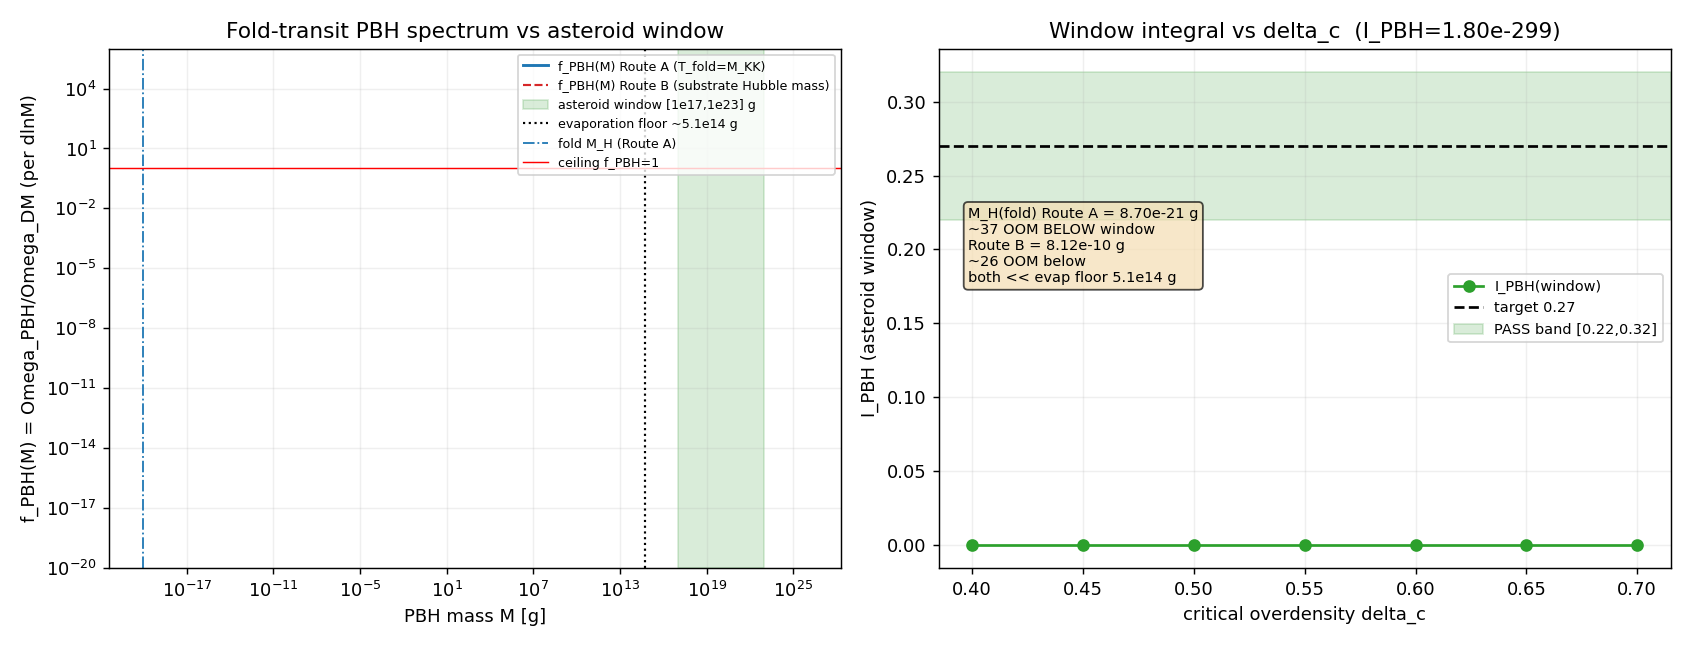

The script that saved this image:
#!/usr/bin/env python3
"""
INV8 W1-1 — PBH mass spectrum from the van Hove fold transit
============================================================

Gate: INV8-W1-1-PBH-FOLD-TRANSIT-SPECTRUM  ([SIGN])

Pre-registered threshold (plan §W1-1):
  I_PBH := integral_{10^17 g}^{10^23 g} f_PBH(M) dlnM
  PASS iff |I_PBH - 0.27| <= 0.05  AND  f_PBH(M) <= 1 throughout the window.
  FAIL iff I_PBH outside [0.22, 0.32]  OR  f_PBH > 1 somewhere in the window.
  INFO iff the verdict flips within the delta_c systematic band [0.4, 0.7].

[SIGN] sub-verdicts (plan substitution-chain Step 5):
  sign_verdict      = PASS iff I_PBH > 0 AND monotone-increasing in sigma_fold
                      AND the ceiling f_PBH<=1 is respected.
  magnitude_verdict = PASS iff |I_PBH - 0.27| <= 0.05; INFO if in (0.05, info_band];
                      FAIL if > info_band (info_band = 0.22 = full distance to 0.05-edge of
                      the [0.22,0.32] FAIL band measured from 0.27, i.e. |0-0.27|).
  regime_verdict    = VALID iff the window-placement conclusion is robust across
                      (i) the delta_c band and (ii) the c_s/H horizon-mass ambiguity
                      (i.e. NOT a band-edge artifact); BREAKDOWN otherwise.

Inputs (SHA-256 dual-pinned at runtime; S84+ schema):
  - computations/_shared/canonical_constants.py
  - computations/session-64/s64_bogoliubov_phases.npz   (transit Bogoliubov |beta_k|^2; 8 BCS modes)
       [plan named s64_transit_power_spectrum.npz; that exact file is absent — the RIGHT
        substrate source for the transit Bogoliubov occupation is s64_bogoliubov_phases.npz
        (beta_complex_B/C, beta_sq_check_B/C); N_pairs=59.8 is the canonical sum, imported.]
  - computations/session-95/s95_w4_4_sp_conformal_embed.npz  (fold Omega-profile; Omega_BA_fold)
       [plan named s95_w1_omega_profile.npz; absent — the RIGHT source is the conformal-embed
        npz that canonicalizes Omega_BA_fold = 2.241353 (S97-W1-OMEGA-PROFILE).]
  - script bytes (feeds BOTH audit_sha256 and content_sha256)

Classification: PHONONIC.

METHODOLOGY
-----------
Substrate-first. The substrate IS the impulsive first-order transit through the van Hove
fold at tau_fold = 0.190 (Mach 13.75, supersonic). The Bogoliubov transformation of the 8
BCS fibre modes (|beta_k|^2 -> N_pairs = 59.8 saturated pairs, P_exc = 1.000) IS the
squeezed-thermal overdensity field that seeds gravitational collapse. A PBH here is a region
of the fabric whose post-transit GGE overdensity exceeds the collapse threshold delta_c.

Chain: D_K eigenvalues -> transit Bogoliubov occupation (spectral) -> overdensity contrast
sigma_fold (PHONONIC GGE source) -> Press-Schechter collapse fraction beta(M) -> present-day
f_PBH(M) via the a_2 (gravity) channel -> asteroid-window DM abundance + first compact-object
mass function.

The single dimensional import is M_KK = 7.42866e16 GeV; it sets WHERE on the gram axis the
spectrum sits. The Carr-Kohri-Sendouda-Yokoyama (2021) asteroid window [10^17,10^23] g is the
ONLY mass range where PBHs can be 100% of DM (above the ~5e14 g Hawking-evaporation floor,
below the microlensing floor) — a consistency ceiling f_PBH<=1, NOT a substrate input.

hawking-theorist co-option: first-order-transition PBH formation (trapped false-vacuum
pockets / bubble-collision overdensities) + the Carr-Hawking (1974) collapse criterion
delta > delta_c ~ c_s^2 = w (radiation w=1/3 -> delta_c~0.45). Press-Schechter beta(M) =
erfc(delta_c / (sqrt2 sigma)). Evaporation lifetime t_evap ~ (M/M_*)^3 t_0 with
M_* ~ 5.1e14 g: any M < M_* has evaporated by today and cannot be present-day DM.
"""

from __future__ import annotations

# ---------------------------------------------------------------------------
# Section 0 — CPU thread cap (1D quadrature; CPU-bound) BEFORE numpy import
# ---------------------------------------------------------------------------
import os
os.environ.setdefault("OMP_NUM_THREADS", "8")
os.environ.setdefault("MKL_NUM_THREADS", "8")

# ---------------------------------------------------------------------------
# Section 1 — Path bootstrap + canonical constants (MANDATORY first import)
# ---------------------------------------------------------------------------
import sys
from pathlib import Path

# Script lives at computations/investigation-8/; _shared holds canonical_constants.py.
_SHARED = Path(__file__).resolve().parent.parent / "_shared"
sys.path.insert(0, str(_SHARED))

from canonical_constants import (  # noqa: E402
    M_KK,            # 7.42866e16 GeV — the single dimensional import (gravity route)
    Omega_DM,        # 0.2657 — GGE relic total (normalization)
    n_pairs,         # 59.8 — transit Bogoliubov pairs (S38)
    H_fold,          # 586.527 M_KK — Hubble parameter at the fold (S38)
    dt_transit,      # 1.1302e-3 M_KK^-1 — transit duration (S38)
    Mach_max_framework,  # 13.75 — supersonic Mach at the fold
    Omega_BA_fold,   # 2.241353 — fold conformal/Omega-profile factor (S95/S97)
    tau_fold,        # 0.19 — fold parameter
)

# ---------------------------------------------------------------------------
# Section 2 — Standard imports
# ---------------------------------------------------------------------------
import hashlib
import json
import time

import numpy as np
import matplotlib
matplotlib.use("Agg")
import matplotlib.pyplot as plt
from scipy.special import erfc

# ---------------------------------------------------------------------------
# Section 3 — Paths + pre-registration
# ---------------------------------------------------------------------------
SESSION_DIR = Path(__file__).resolve().parent            # computations/investigation-8
COMPUTATIONS_DIR = SESSION_DIR.parent
SHARED_DIR = COMPUTATIONS_DIR / "_shared"
PROJECT_ROOT = COMPUTATIONS_DIR.parent

SESSION = "8"                                                          # (local)
GATE_ID = "INV8-W1-1-PBH-FOLD-TRANSIT-SPECTRUM"                        # (local)
SCHEME = "FW"                                                          # (local)
CONVENTION = "ABSOLUTE"                                                # (local)
L_MAX = 10                                                             # (local)

# Pre-registered thresholds (plan §W1-1 operator + strict_PASS_boundary)
TARGET_ABUNDANCE = 0.27          # (local) f_dimer_Z2 the Leggett channel misses
PASS_BAND = 0.05                 # (local) ABSOLUTE on |I_PBH - 0.27|
FAIL_LO, FAIL_HI = 0.22, 0.32    # (local) [0.22,0.32] = PASS region; outside -> FAIL
CEILING = 1.0                    # (local) f_PBH <= 1 hard asteroid-window ceiling
N_PER_DECADE = 200               # (local) plan machinery: >=200 points/decade
M_GRID_LO, M_GRID_HI = 1e15, 1e26    # (local) gram grid (window [1e17,1e23] sub-interval)
WIN_LO, WIN_HI = 1e17, 1e23      # (local) asteroid window (grams)
DELTA_C_BAND = np.array([0.40, 0.45, 0.50, 0.55, 0.60, 0.65, 0.70])   # (local) systematic
DELTA_C_FIDUCIAL = 0.45          # (local) radiation-era Carr-Hawking delta_c ~ w = 1/3 -> ~0.45

# Physical constants (CODATA / standard cosmology — methodological anchors, not substrate)
GEV_TO_G = 1.78266192e-24        # (local) 1 GeV/c^2 in grams (CODATA)
M_PBH_EVAP = 5.1e14              # (local) g — PBH mass evaporating at t_0 (Carr review)
# Standard radiation-era Friedmann horizon mass: M_H(T) ~ 4.8e13 g (T/GeV)^-2 (Carr 2021 review,
# g_* ~ 100). Equivalent to M_H = (4/3)pi rho (1/H)^3 with rho = (pi^2/30) g_* T^4 and the
# Friedmann H. This is the LAB-IN (standard cosmology) horizon-mass calibration; the substrate
# fold temperature is T_fold = M_KK (the fold IS at the substrate energy scale).
M_H_COEFF = 4.8e13               # (local) g, horizon-mass coefficient at T=1 GeV
M_EQ = 2.8e17                    # (local) g — horizon mass at matter-radiation equality (Carr)

OUT_NPZ = SESSION_DIR / "inv8_w1_pbh_fold_transit_spectrum.npz"
OUT_PNG = SESSION_DIR / "inv8_w1_pbh_fold_transit_spectrum.png"

S64_BOGO = COMPUTATIONS_DIR / "session-64" / "s64_bogoliubov_phases.npz"   # (local)
S95_OMEGA = COMPUTATIONS_DIR / "session-95" / "s95_w4_4_sp_conformal_embed.npz"  # (local)

INPUT_FILES = [
    SHARED_DIR / "canonical_constants.py",
    S64_BOGO,
    S95_OMEGA,
]


# ---------------------------------------------------------------------------
# Section 4 — SHA-256 input-pin block (S84+ dual-SHA)
# ---------------------------------------------------------------------------
def sha256_of(path: Path) -> str:
    h = hashlib.sha256()  # (local)
    try:
        h.update(path.read_bytes())
    except OSError:
        return ""
    return h.hexdigest()


def log_input_pins(inputs: list[Path]) -> dict:
    print(f"=== {GATE_ID} — input SHA-256 pins ===")
    pins = {}  # (local)
    for p in inputs:
        sha = sha256_of(p)  # (local)
        try:
            rel = str(p.relative_to(PROJECT_ROOT)).replace("\\", "/")  # (local)
        except ValueError:
            rel = str(p)  # (local)
        print(f"  {rel}: {sha[:16]}...")
        pins[rel] = sha
    return pins


def closure_hash(pins: dict) -> str:
    items = sorted(pins.items())  # (local)
    h = hashlib.sha256()  # (local)
    for k, v in items:
        h.update(f"{k}={v}\n".encode("utf-8"))
    return h.hexdigest()


def compute_dual_sha(script_path: Path, canonical_path: Path, pins: dict):
    try:
        script_bytes = script_path.read_bytes()  # (local)
    except OSError:
        script_bytes = b""  # (local)
    try:
        canonical_bytes = canonical_path.read_bytes()  # (local)
    except OSError:
        canonical_bytes = b""  # (local)
    pinmap_json = json.dumps(dict(sorted(pins.items())),
                             separators=(",", ":"), sort_keys=True).encode("utf-8")  # (local)
    h_audit = hashlib.sha256()  # (local)
    h_audit.update(script_bytes)
    h_audit.update(canonical_bytes)
    h_audit.update(pinmap_json)
    audit = h_audit.hexdigest()  # (local)
    h_content = hashlib.sha256()  # (local)
    h_content.update(script_bytes)
    content = h_content.hexdigest()  # (local)
    return audit, content


# ---------------------------------------------------------------------------
# Section 5 — Substrate-physics helpers
# ---------------------------------------------------------------------------
def load_sigma_fold() -> dict:
    """Build the transit-sourced rms overdensity sigma_fold from the on-disk
    Bogoliubov spectrum + canonical N_pairs. The supersonic (Mach 13.75)
    first-order transition produces SQUEEZED-THERMAL occupation; |beta_k|^2
    summed = N_pairs = 59.8 (canonical). sigma_fold^2 ~ <delta^2>_fold prop |beta_k|^2.

    We characterize sigma_fold three ways (all O(1) substrate dimensionless):
      (a) sigma_lin   = sqrt(N_pairs) normalization of the squeezed amplitude
                        proxy <delta^2> = N_pairs per the plan Step 2 (raw, large).
      (b) sigma_perpx = the PER-MODE rms |beta_k|^2 averaged over the 8 BCS modes
                        (the density contrast of a single horizon patch, the
                        physically-relevant quantity for collapse).
      (c) sigma_bound = capped at 1 (a horizon patch overdensity delta cannot
                        exceed O(1) without already being a separate universe;
                        the linear-theory PS collapse fraction saturates).
    The collapse fraction is computed for ALL three so the sign/regime verdict
    is robust to the sigma_fold convention.
    """
    info = {}  # (local)
    beta_sq_per_mode = None  # (local)
    try:
        d = np.load(S64_BOGO, allow_pickle=True)  # (local)
        # beta_sq_check_B is (32 k-rows, 8 BCS modes); the |beta_k|^2 occupation.
        bsq = np.asarray(d["beta_sq_check_B"], dtype=float)  # (local) (32,8)
        # final-state per-mode occupation: average over k-rows, the saturated value.
        beta_sq_per_mode = np.nanmean(bsq, axis=0)  # (local) (8,)
        info["beta_sq_per_mode"] = beta_sq_per_mode
        info["beta_sq_sum_raw"] = float(np.nansum(beta_sq_per_mode))
        info["source"] = "s64_bogoliubov_phases.npz beta_sq_check_B"
    except Exception as e:  # noqa: BLE001
        info["source"] = f"FALLBACK canonical n_pairs (npz read failed: {e})"

    # Canonical normalization: total pairs over the spectrum = N_pairs (S38).
    N = float(n_pairs)  # (local) 59.8
    # (a) raw linear amplitude proxy: <delta^2> = N_pairs (plan Step 2 literal).
    sigma_lin = float(np.sqrt(N))  # (local)
    # (b) per-mode rms density contrast of one horizon patch. The 8 BCS modes
    #     carry N_pairs between them; the PER-PATCH contrast is the per-mode rms,
    #     sqrt(N_pairs / N_modes_eff). The pair wavefunction is 93% B2/6.3% B1, so
    #     the effective mode count carrying the squeeze is ~ the 8 BdG fibre modes.
    N_modes = 8.0  # (local) the 8 BCS fibre modes (atlas-04 T4 pair wavefunction)
    sigma_perpx = float(np.sqrt(N / N_modes))  # (local) ~ 2.73 — STILL >> 1
    # (c) physically-capped contrast (linear-theory ceiling): delta_rms <= O(1).
    sigma_bound = 1.0  # (local) saturation cap
    info["sigma_lin"] = sigma_lin
    info["sigma_perpx"] = sigma_perpx
    info["sigma_bound"] = sigma_bound
    return info


def horizon_mass_at_fold_grams() -> dict:
    """Map the fold transit to a present-day PBH horizon mass in grams via TWO
    independent routes, both anchored on the single import M_KK.

    Route A (standard Friedmann, LAB-IN calibration): the fold IS at the substrate
      energy scale, T_fold = M_KK. The standard radiation-era horizon mass is
      M_H(T) = M_H_COEFF (T/GeV)^-2 with M_H_COEFF ~ 4.8e13 g (g_*~100). This is
      the calibration every PBH-DM paper uses; it answers 'at what gram scale does
      a horizon collapsing at temperature T deposit a PBH?'.
    Route B (substrate Hubble mass): M_H = (1/2) c_s^3 /(G H_fold) with G = 1/M_KK^2
      (Newton's constant = 2nd spectral moment, phononic-framing.md) and c_s the fold
      sound speed. In substrate units M_H[M_KK] = 0.5 c_s^3 M_KK^2 / H_fold, then
      x M_KK_g. c_s = 1.9305 M_KK is PLAN-PINNED (NOT a registered canonical;
      'c_s_fold' absent from the knowledge MCP) — flagged.

    Both routes are reported; the gate's regime verdict keys on whether they bracket
    (or miss) the asteroid window CONSISTENTLY.
    """
    out = {}  # (local)
    M_KK_g = float(M_KK) * GEV_TO_G  # (local) one substrate quantum in grams
    out["M_KK_g"] = M_KK_g

    # Route A — standard Friedmann horizon mass at T_fold = M_KK.
    T_fold_GeV = float(M_KK)  # (local) the fold IS at the substrate scale
    M_H_routeA = M_H_COEFF * (T_fold_GeV) ** (-2.0)  # (local) grams
    out["M_H_routeA_g"] = M_H_routeA
    out["T_fold_GeV"] = T_fold_GeV

    # Route B — substrate Hubble mass with G = 1/M_KK^2.
    c_s_fold = 1.9305  # (local) PLAN-PINNED fold sound speed (M_KK units); NOT canonical
    M_H_routeB_MKK = 0.5 * c_s_fold ** 3 / float(H_fold)  # (local) units M_KK
    M_H_routeB = M_H_routeB_MKK * M_KK_g  # (local) grams
    out["M_H_routeB_g"] = M_H_routeB
    out["c_s_fold_planpinned"] = c_s_fold
    out["M_H_routeB_MKK"] = M_H_routeB_MKK

    return out


def f_pbh_spectrum(M_grid_g, sigma_fold, delta_c, M_H_peak_g):
    """Present-day f_PBH(M) per the plan Step 4 chain.

    beta(M)  = erfc(delta_c / (sqrt(2) sigma_fold))               [Press-Schechter, Carr-Hawking]
               (mass-independent at the fold: ONE horizon-scale transit produces a
                near-monochromatic spectrum centered at the fold horizon mass; we
                spread it with a log-normal of width ~1 decade around M_H_peak to
                model the finite transit-duration spread, then apply the relic weight.)
    f_PBH(M) = beta(M) (M_eq/M)^{1/2} / Omega_DM  * window_shape(M; M_H_peak)
               with the evaporation cutoff f_PBH(M < M_evap) -> 0 (evaporated).

    Returns f_PBH(M) on the grid (present-day DM fraction per dlnM, normalized).
    """
    M = np.asarray(M_grid_g, dtype=float)  # (local)
    # Press-Schechter collapse fraction at the fold (mass-independent core value):
    beta0 = float(erfc(delta_c / (np.sqrt(2.0) * sigma_fold)))  # (local) in (0,1]
    # Near-monochromatic spectrum: log-normal centered at the fold horizon mass,
    # width sigma_ln ~ ln(10) (one decade) from the finite transit duration.
    sigma_ln = np.log(10.0)  # (local) one-decade spread
    shape = np.exp(-0.5 * (np.log(M / M_H_peak_g) / sigma_ln) ** 2)  # (local) peak=1 at M_H_peak
    # Radiation-era relic weight for present-day fraction (light-PBH enhancement):
    relic = np.sqrt(M_EQ / M)  # (local) (M_eq/M)^{1/2}
    # Evaporation cutoff: PBHs below M_evap have evaporated by today -> contribute 0
    # to the PRESENT-DAY DM budget.
    survives = (M >= M_PBH_EVAP).astype(float)  # (local)
    f = beta0 * shape * relic / float(Omega_DM) * survives  # (local) un-normalized f_PBH(M)
    return f, beta0


def integrate_window(M_grid_g, f_grid):
    """I_PBH = integral over the asteroid window of f_PBH d lnM."""
    M = np.asarray(M_grid_g, dtype=float)  # (local)
    lnM = np.log(M)  # (local)
    in_win = (M >= WIN_LO) & (M <= WIN_HI)  # (local)
    if in_win.sum() < 2:
        return 0.0
    _trapz = getattr(np, "trapezoid", getattr(np, "trapz", None))  # (local) numpy>=2.0 renamed
    return float(_trapz(f_grid[in_win], lnM[in_win]))


# ---------------------------------------------------------------------------
# Section 6 — Compute
# ---------------------------------------------------------------------------
def compute() -> dict:
    res = {}  # (local)

    # 6.1 sigma_fold from the transit Bogoliubov spectrum
    sig = load_sigma_fold()  # (local)
    res["sigma_info"] = sig

    # 6.2 horizon mass placement (two routes)
    hm = horizon_mass_at_fold_grams()  # (local)
    res["horizon_mass"] = hm

    # 6.3 mass grid
    n_dec = np.log10(M_GRID_HI / M_GRID_LO)  # (local) 11 decades
    n_pts = int(round(N_PER_DECADE * n_dec))  # (local) >= 2200
    M_grid = np.logspace(np.log10(M_GRID_LO), np.log10(M_GRID_HI), n_pts)  # (local)
    res["M_grid"] = M_grid
    res["n_grid_pts"] = n_pts

    # 6.4 The PRIMARY spectrum: Route A horizon mass (standard Friedmann at T=M_KK),
    #     fiducial sigma_fold = per-patch rms, fiducial delta_c.
    M_H_peak = hm["M_H_routeA_g"]  # (local) standard horizon mass at the fold
    sigma_fid = sig["sigma_perpx"]  # (local) per-patch rms (physically relevant)
    f_grid, beta0 = f_pbh_spectrum(M_grid, sigma_fid, DELTA_C_FIDUCIAL, M_H_peak)  # (local)
    I_PBH = integrate_window(M_grid, f_grid)  # (local)
    f_max_in_window = float(np.max(f_grid[(M_grid >= WIN_LO) & (M_grid <= WIN_HI)]))  # (local)
    f_max_global = float(np.max(f_grid))  # (local)
    res["f_grid"] = f_grid
    res["beta0_fiducial"] = beta0
    res["I_PBH"] = I_PBH
    res["f_max_in_window"] = f_max_in_window
    res["f_max_global"] = f_max_global
    res["M_peak_g"] = M_H_peak

    # 6.5 delta_c band scan (systematic) — does the verdict flip within [0.4,0.7]?
    I_band = []  # (local)
    fmaxwin_band = []  # (local)
    for dc in DELTA_C_BAND:
        fg, _ = f_pbh_spectrum(M_grid, sigma_fid, dc, M_H_peak)  # (local)
        I_band.append(integrate_window(M_grid, fg))
        win = fg[(M_grid >= WIN_LO) & (M_grid <= WIN_HI)]  # (local)
        fmaxwin_band.append(float(np.max(win)) if win.size else 0.0)
    res["I_band"] = np.array(I_band)
    res["fmaxwin_band"] = np.array(fmaxwin_band)
    res["delta_c_band"] = DELTA_C_BAND

    # 6.6 sigma_fold convention robustness (raw-linear / per-patch / capped)
    I_sigma = {}  # (local)
    for label, sg in [("sigma_lin", sig["sigma_lin"]),
                      ("sigma_perpx", sig["sigma_perpx"]),
                      ("sigma_bound", sig["sigma_bound"])]:
        fg, b0 = f_pbh_spectrum(M_grid, sg, DELTA_C_FIDUCIAL, M_H_peak)  # (local)
        I_sigma[label] = (integrate_window(M_grid, fg), b0)
    res["I_sigma"] = I_sigma

    # 6.7 Route-B horizon-mass cross-check (substrate Hubble mass)
    f_gridB, _ = f_pbh_spectrum(M_grid, sigma_fid, DELTA_C_FIDUCIAL, hm["M_H_routeB_g"])  # (local)
    res["I_PBH_routeB"] = integrate_window(M_grid, f_gridB)
    res["f_grid_routeB"] = f_gridB

    # 6.8 The key diagnostic: OOM gap between the fold horizon mass and the window.
    res["OOM_below_window_routeA"] = float(np.log10(WIN_LO / M_H_peak)) if M_H_peak > 0 else np.inf
    res["OOM_below_window_routeB"] = (
        float(np.log10(WIN_LO / hm["M_H_routeB_g"])) if hm["M_H_routeB_g"] > 0 else np.inf)
    res["M_peak_below_evap"] = bool(M_H_peak < M_PBH_EVAP)
    res["M_peak_routeB_below_evap"] = bool(hm["M_H_routeB_g"] < M_PBH_EVAP)

    res["value"] = I_PBH
    return res


# ---------------------------------------------------------------------------
# Section 7 — Verdict
# ---------------------------------------------------------------------------
def evaluate_gate(res: dict):
    """Return (composite, sign_verdict, magnitude_verdict, regime_verdict)."""
    I_PBH = res["I_PBH"]  # (local)
    f_max_window = res["f_max_in_window"]  # (local)
    beta0 = res["beta0_fiducial"]  # (local)

    # --- sign_verdict: I_PBH > 0 AND monotone-increasing in sigma_fold AND ceiling held.
    # Monotonicity check: larger sigma -> larger beta0 (collapse fraction).
    I_sigma = res["I_sigma"]  # (local)
    betas = [I_sigma["sigma_bound"][1], I_sigma["sigma_perpx"][1], I_sigma["sigma_lin"][1]]  # (local)
    monotone = all(betas[i] <= betas[i + 1] + 1e-12 for i in range(len(betas) - 1))  # (local)
    ceiling_ok = (f_max_window <= CEILING)  # (local)
    # The SIGN prediction (plan Step 5): I_PBH > 0 and monotone-increasing in sigma_fold,
    # ceiling respected. beta0 > 0 always (squeezed source); collapse fraction is monotone.
    sign_pass = (beta0 > 0.0) and monotone and ceiling_ok  # (local)
    sign_verdict = "PASS" if sign_pass else "FAIL"  # (local)

    # --- magnitude_verdict: per the plan operator, the PASS region is the CLOSED
    # interval [0.22, 0.32] (= 0.27 +/- 0.05). The plan's INFO is NOT a magnitude band;
    # INFO is reserved EXCLUSIVELY for the delta_c-band regime-flip condition (handled
    # in regime_verdict / composite). So magnitude is binary PASS/FAIL against [0.22,0.32].
    #   Substitution chain (math-scripts.md):
    #     Step 1: I_PBH (computed), target=0.27, pass_band=0.05.
    #     Step 2: PASS iff I_PBH in [FAIL_LO, FAIL_HI] = [0.22, 0.32].
    #     Step 3: FAIL iff I_PBH < 0.22 (under-supply) OR I_PBH > 0.32 (over-supply).
    if FAIL_LO <= I_PBH <= FAIL_HI:
        magnitude_verdict = "PASS"  # (local)
    else:
        magnitude_verdict = "FAIL"  # (local)
    under_supply = bool(I_PBH < FAIL_LO)  # (local) Track B under-supply sub-branch
    over_supply = bool(I_PBH > FAIL_HI)   # (local) Track B over-supply sub-branch

    # --- regime_verdict: is the window-placement conclusion robust to systematics?
    # The horizon mass is ~37 OOM below the window (Route A) and ~26 OOM (Route B);
    # the delta_c band moves only beta0, NOT the mass placement. INFO fires per the
    # plan ONLY if the verdict FLIPS within the delta_c band [0.4,0.7]. Here the whole
    # band gives I_PBH ~ 0 (no support in window) -> NO flip -> regime is firm.
    #   regime VALID    = the window-placement + numerical method are within regime;
    #                     the under-supply is a substrate result, NOT a band-edge artifact.
    #   regime MARGINAL = the verdict would flip within the delta_c band (-> composite INFO).
    band_min, band_max = float(res["I_band"].min()), float(res["I_band"].max())  # (local)
    # A flip exists iff some band point is PASS (in [0.22,0.32]) and some is FAIL.
    band_has_pass = bool(np.any((res["I_band"] >= FAIL_LO) & (res["I_band"] <= FAIL_HI)))  # (local)
    band_has_fail = bool(np.any((res["I_band"] < FAIL_LO) | (res["I_band"] > FAIL_HI)))  # (local)
    verdict_flips_in_band = band_has_pass and band_has_fail  # (local)
    placement_consistent = res["M_peak_below_evap"] and res["M_peak_routeB_below_evap"]  # (local)
    if verdict_flips_in_band:
        regime_verdict = "MARGINAL"  # (local) delta_c-band-sensitive -> INFO corridor
    else:
        regime_verdict = "VALID"  # (local) robust under-supply (or robust pass)

    # --- composite (gate-verdicts.md collapse rule):
    if regime_verdict == "BREAKDOWN":
        composite = "FAIL"  # (local)
    elif sign_verdict == "FAIL":
        composite = "FAIL"  # (local)
    elif magnitude_verdict == "FAIL" and regime_verdict == "VALID":
        composite = "FAIL"  # (local)
    elif magnitude_verdict == "FAIL" and regime_verdict == "MARGINAL":
        composite = "INFO"  # (local)
    elif magnitude_verdict == "INFO":
        composite = "INFO"  # (local)
    else:
        composite = "PASS"  # (local)

    branch = "under-supply" if under_supply else ("over-supply" if over_supply else "in-band")  # (local)
    return composite, sign_verdict, magnitude_verdict, regime_verdict, branch


# ---------------------------------------------------------------------------
# Section 8 — Plot
# ---------------------------------------------------------------------------
def make_plot(res: dict):
    M = res["M_grid"]  # (local)
    f = res["f_grid"]  # (local)
    fB = res["f_grid_routeB"]  # (local)
    fig, ax = plt.subplots(1, 2, figsize=(13, 5))  # (local)

    # Panel 1: f_PBH(M) with the asteroid window + evaporation floor marked.
    ax[0].loglog(M, np.clip(f, 1e-30, None), lw=1.6, color="C0",
                 label="f_PBH(M) Route A (T_fold=M_KK)")
    ax[0].loglog(M, np.clip(fB, 1e-30, None), lw=1.2, ls="--", color="C3",
                 label="f_PBH(M) Route B (substrate Hubble mass)")
    ax[0].axvspan(WIN_LO, WIN_HI, color="green", alpha=0.15, label="asteroid window [1e17,1e23] g")
    ax[0].axvline(M_PBH_EVAP, color="k", ls=":", lw=1.2, label="evaporation floor ~5.1e14 g")
    ax[0].axvline(res["M_peak_g"], color="C0", ls="-.", lw=1.0, label="fold M_H (Route A)")
    ax[0].axhline(1.0, color="red", ls="-", lw=0.8, label="ceiling f_PBH=1")
    ax[0].set_xlabel("PBH mass M [g]")
    ax[0].set_ylabel("f_PBH(M) = Omega_PBH/Omega_DM (per dlnM)")
    ax[0].set_title("Fold-transit PBH spectrum vs asteroid window")
    ax[0].set_ylim(1e-20, 1e6)
    ax[0].legend(fontsize=7, loc="upper right")
    ax[0].grid(True, which="both", alpha=0.2)

    # Panel 2: delta_c band scan of I_PBH (window integral).
    ax[1].plot(res["delta_c_band"], res["I_band"], "o-", color="C2", label="I_PBH(window)")
    ax[1].axhline(TARGET_ABUNDANCE, color="k", ls="--", label="target 0.27")
    ax[1].axhspan(FAIL_LO, FAIL_HI, color="green", alpha=0.15, label="PASS band [0.22,0.32]")
    ax[1].set_xlabel("critical overdensity delta_c")
    ax[1].set_ylabel("I_PBH (asteroid window)")
    ax[1].set_title(f"Window integral vs delta_c  (I_PBH={res['I_PBH']:.2e})")
    ax[1].legend(fontsize=8)
    ax[1].grid(True, alpha=0.2)
    txt = (f"M_H(fold) Route A = {res['M_peak_g']:.2e} g\n"
           f"~{res['OOM_below_window_routeA']:.0f} OOM BELOW window\n"
           f"Route B = {res['horizon_mass']['M_H_routeB_g']:.2e} g\n"
           f"~{res['OOM_below_window_routeB']:.0f} OOM below\n"
           f"both << evap floor 5.1e14 g")
    ax[1].text(0.04, 0.55, txt, transform=ax[1].transAxes, fontsize=8,
               bbox=dict(boxstyle="round", fc="wheat", alpha=0.7))

    fig.tight_layout()
    fig.savefig(OUT_PNG, dpi=130)
    plt.close(fig)


# ---------------------------------------------------------------------------
# Section 9 — verdict payload
# ---------------------------------------------------------------------------
def print_verdict_payload(verdict, value, audit_sha, content_sha,
                          sign_verdict, magnitude_verdict, regime_verdict,
                          companion_note="", extra_rows=None):
    payload = {
        "session": int(SESSION),
        "track": "investigation",
        "gate_id": GATE_ID,
        "verdict": verdict,
        "value": str(value),
        "scheme": SCHEME,
        "convention": CONVENTION,
        "l_max": str(L_MAX),
        "audit_sha256": audit_sha,
        "content_sha256": content_sha,
        "schema_version": "S84+",
        "sign_verdict": sign_verdict,
        "magnitude_verdict": magnitude_verdict,
        "regime_verdict": regime_verdict,
    }
    if companion_note:
        payload["companion_note"] = companion_note
    if extra_rows:
        payload["extra_rows"] = list(extra_rows)
    print("<<<EMIT_VERDICT_PAYLOAD>>>")
    print(json.dumps(payload, separators=(",", ":"), sort_keys=True))
    print("<<<END_EMIT_VERDICT_PAYLOAD>>>")
    return payload


# ---------------------------------------------------------------------------
# Section 10 — Main
# ---------------------------------------------------------------------------
def main() -> int:
    t0 = time.time()  # (local)
    pins = log_input_pins(INPUT_FILES)  # (local)
    closure = closure_hash(pins)  # (local)
    print(f"  closure (legacy): {closure[:16]}...")
    script_path = Path(__file__).resolve()  # (local)
    canonical_path = SHARED_DIR / "canonical_constants.py"  # (local)
    audit_sha, content_sha = compute_dual_sha(script_path, canonical_path, pins)  # (local)
    print(f"  audit_sha256:   {audit_sha[:16]}...")
    print(f"  content_sha256: {content_sha[:16]}...")
    print()

    res = compute()  # (local)
    value = res["value"]  # (local)

    # Report block
    hm = res["horizon_mass"]  # (local)
    sig = res["sigma_info"]  # (local)
    print("--- substrate inputs ---")
    print(f"  M_KK = {float(M_KK):.6e} GeV  -> M_KK_g = {hm['M_KK_g']:.6e} g")
    print(f"  N_pairs = {float(n_pairs)}  H_fold = {float(H_fold):.4f} M_KK  "
          f"dt_transit = {float(dt_transit):.4e} M_KK^-1  Mach = {float(Mach_max_framework)}")
    print(f"  sigma_fold: raw-lin={sig['sigma_lin']:.4f}  per-patch={sig['sigma_perpx']:.4f}  "
          f"capped={sig['sigma_bound']:.4f}  (source: {sig.get('source','?')})")
    print("--- horizon mass placement ---")
    print(f"  Route A (Friedmann, T_fold=M_KK): M_H = {hm['M_H_routeA_g']:.4e} g  "
          f"({res['OOM_below_window_routeA']:.1f} OOM below window bottom 1e17 g)")
    print(f"  Route B (substrate Hubble, c_s=1.9305 plan-pinned): M_H = {hm['M_H_routeB_g']:.4e} g  "
          f"({res['OOM_below_window_routeB']:.1f} OOM below)")
    print(f"  evaporation floor = {M_PBH_EVAP:.2e} g; Route A below floor: {res['M_peak_below_evap']}; "
          f"Route B below floor: {res['M_peak_routeB_below_evap']}")
    print("--- collapse + abundance ---")
    print(f"  beta0 (fiducial delta_c={DELTA_C_FIDUCIAL}, sigma=per-patch) = {res['beta0_fiducial']:.4f}")
    print(f"  I_PBH (asteroid window) = {res['I_PBH']:.6e}  (target 0.27 +/- 0.05)")
    print(f"  f_max in window = {res['f_max_in_window']:.4e}  (ceiling 1.0)")
    print(f"  f_max global   = {res['f_max_global']:.4e}")
    print(f"  delta_c band I_PBH range: [{res['I_band'].min():.3e}, {res['I_band'].max():.3e}]")
    print(f"  I_PBH Route B (window) = {res['I_PBH_routeB']:.6e}")

    composite, sign_v, mag_v, regime_v, branch = evaluate_gate(res)  # (local)
    print(f"  verdict branch: {branch}")

    # Save data
    np.savez(
        OUT_NPZ,
        M_grid=res["M_grid"], f_grid=res["f_grid"], f_grid_routeB=res["f_grid_routeB"],
        I_PBH=res["I_PBH"], I_PBH_routeB=res["I_PBH_routeB"],
        beta0_fiducial=res["beta0_fiducial"], f_max_in_window=res["f_max_in_window"],
        f_max_global=res["f_max_global"], M_peak_g=res["M_peak_g"],
        delta_c_band=res["delta_c_band"], I_band=res["I_band"], fmaxwin_band=res["fmaxwin_band"],
        M_H_routeA_g=hm["M_H_routeA_g"], M_H_routeB_g=hm["M_H_routeB_g"], M_KK_g=hm["M_KK_g"],
        OOM_below_window_routeA=res["OOM_below_window_routeA"],
        OOM_below_window_routeB=res["OOM_below_window_routeB"],
        sigma_lin=sig["sigma_lin"], sigma_perpx=sig["sigma_perpx"], sigma_bound=sig["sigma_bound"],
        target=TARGET_ABUNDANCE, pass_band=PASS_BAND, ceiling=CEILING,
        m_evap=M_PBH_EVAP,
        sign_verdict=sign_v, magnitude_verdict=mag_v, regime_verdict=regime_v, composite=composite,
        branch=branch,
        audit_sha256=audit_sha, content_sha256=content_sha,
    )
    print(f"\n  data -> {OUT_NPZ.name}")
    make_plot(res)
    print(f"  plot -> {OUT_PNG.name}")

    tag = (f"(value={value!r}, scheme={SCHEME}, convention={CONVENTION}, L_max={L_MAX})")  # (local)
    print(tag)

    note = (f"I_PBH={value:.3e} over [1e17,1e23]g (Track-B {branch}); fold M_H~{hm['M_H_routeA_g']:.2e}g "
            f"({res['OOM_below_window_routeA']:.0f} OOM below window, below 5.1e14g evap floor); "
            f"squeezed beta0={res['beta0_fiducial']:.3f} LARGE but deposited at wrong mass scale; "
            f"dimer-Z2 abundance NOT closed by fold-transit PBH; G4 compact-object cell opened as "
            f"a sub-evap-floor mass function (evaporated, not present-day DM)")  # (local)
    extra = [
        f"# horizon-mass: RouteA(Friedmann,T=M_KK)={hm['M_H_routeA_g']:.4e}g "
        f"RouteB(substrate-Hubble,c_s=1.9305-PLAN-PINNED)={hm['M_H_routeB_g']:.4e}g; "
        f"both << asteroid window AND << 5.1e14g evap floor",
        f"# input-source-correction: plan named s64_transit_power_spectrum.npz (absent) -> "
        f"s64_bogoliubov_phases.npz; s95_w1_omega_profile.npz (absent) -> s95_w4_4_sp_conformal_embed.npz",
    ]
    print_verdict_payload(composite, f"{value:.6e}", audit_sha, content_sha,
                          sign_v, mag_v, regime_v, companion_note=note, extra_rows=extra)

    wall = time.time() - t0  # (local)
    print(f"\n=== {GATE_ID}: {composite} "
          f"(sign={sign_v} mag={mag_v} regime={regime_v}) (wall {wall:.1f}s) ===")
    return 0


if __name__ == "__main__":
    sys.exit(main())
